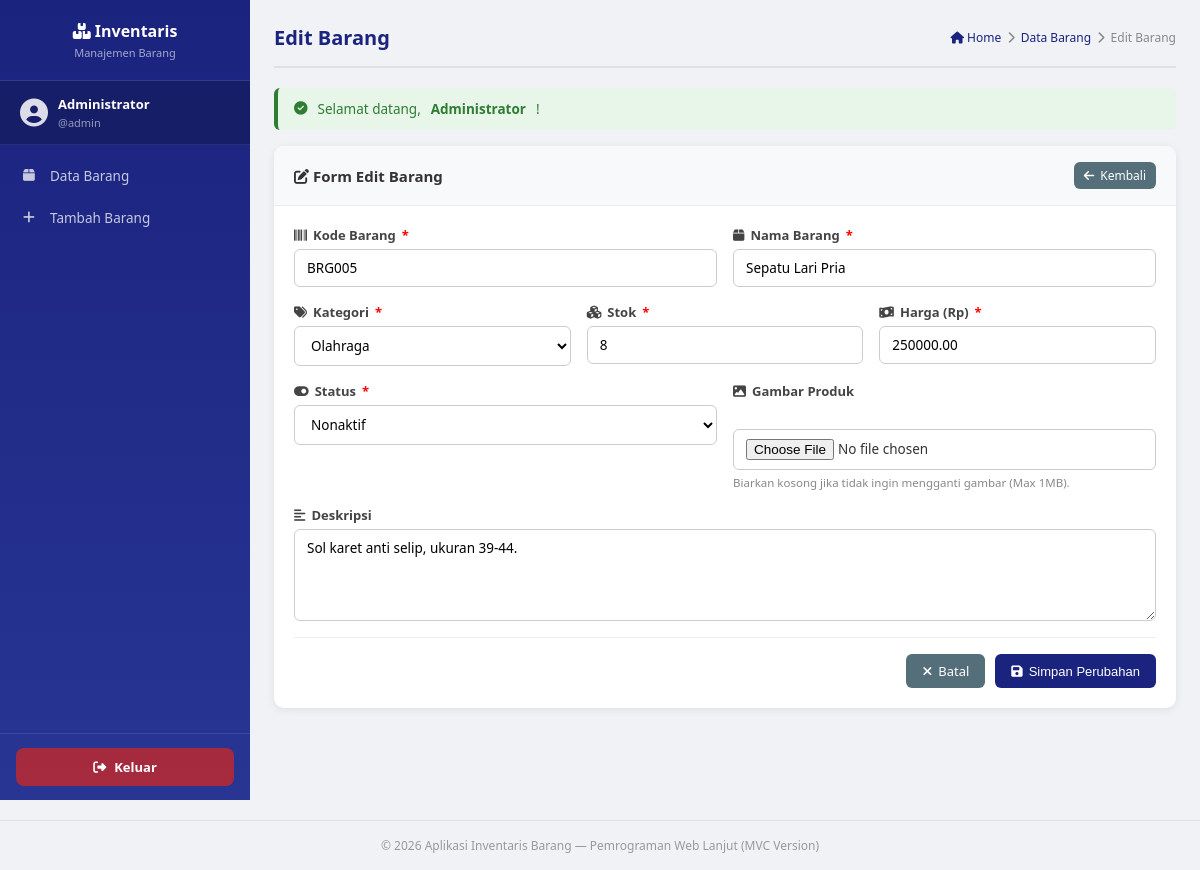
The app's page /index.php?c=barang&a=edit&id=5 (signed in) with its own data.
### tables this page shows
CREATE TABLE barang (
    id          INT(11)        NOT NULL AUTO_INCREMENT,
    kode_barang VARCHAR(20)    NOT NULL,
    nama_barang VARCHAR(100)   NOT NULL,
    kategori    VARCHAR(50)    NOT NULL,
    stok        INT(11)        NOT NULL DEFAULT 0,
    harga       DECIMAL(15,2)  NOT NULL DEFAULT 0.00,
    deskripsi   TEXT,
    status      ENUM('aktif','nonaktif') NOT NULL DEFAULT 'aktif',
    created_at  DATETIME       NOT NULL DEFAULT CURRENT_TIMESTAMP,
    updated_at  DATETIME       DEFAULT NULL ON UPDATE CURRENT_TIMESTAMP,
    PRIMARY KEY (id),
    UNIQUE KEY uq_kode_barang (kode_barang)
);

### app/controllers/BarangController.php (called while the page is built, shortened)
<?php
class BarangController {
    public function edit() {
        $id = isset($_GET['id']) ? intval($_GET['id']) : 0;
        $barangModel = new Barang();
        $barang = $barangModel->getById($id);
        require_once '../app/views/barang/edit.php';
    }
}
?>

### app/models/Barang.php (called while the page is built, shortened)
<?php
class Barang {
    private $db;
    public function __construct() {
        global $koneksi;
        $this->db = $koneksi;
    }
    public function getById($id) {
        $stmt = mysqli_prepare($this->db, "SELECT * FROM barang WHERE id = ?");
        mysqli_stmt_bind_param($stmt, "i", $id);
        mysqli_stmt_execute($stmt);
        $result = mysqli_stmt_get_result($stmt);
        return mysqli_fetch_assoc($result);
    }
}
?>

### app/views/barang/edit.php (the view, shortened to what this page needs)
<?php require_once '../app/views/layouts/header.php'; ?>
<div class="content-wrapper">
    <?php require_once '../app/views/layouts/menu.php'; ?>
    <main class="main-content">
        <div class="page-header">
            <h2>Edit Barang</h2>
            <div class="breadcrumb">
                <a href="index.php?c=barang&a=index"><i class="fas fa-home"></i> Home</a>
                <i class="fas fa-chevron-right"></i>
                <a href="index.php?c=barang&a=index">Data Barang</a>
                <i class="fas fa-chevron-right"></i>
                <span>Edit Barang</span>
            </div>
        </div>
        <?php if (isset($_SESSION['pesan'])): ?>
            <div class="alert alert-<?php echo $_SESSION['tipe'] == 'success' ? 'success' : 'error'; ?>">
                <i class="fas fa-<?php echo $_SESSION['tipe'] == 'success' ? 'check-circle' : 'exclamation-circle'; ?>"></i>
                <?php echo $_SESSION['pesan']; unset($_SESSION['pesan']); unset($_SESSION['tipe']); ?>
            </div>
        <?php endif; ?>
        <div class="content">
            <div class="card">
                <div class="card-header">
                    <h3><i class="fas fa-edit"></i> Form Edit Barang</h3>
                    <a href="index.php?c=barang&a=index" class="btn btn-secondary btn-sm">
                        <i class="fas fa-arrow-left"></i> Kembali
                    </a>
                </div>
                <div class="card-body">
                    <form method="POST" action="index.php?c=barang&a=update&id=<?php echo $barang['id']; ?>" class="form-vertical" enctype="multipart/form-data">
                        <div class="form-row">
                            <div class="form-group">
                                <label for="kode_barang"><i class="fas fa-barcode"></i> Kode Barang <span style="color:red">*</span></label>
                                <input type="text" id="kode_barang" name="kode_barang" required
                                       value="<?php echo htmlspecialchars($barang['kode_barang']); ?>">
                            </div>
                            <div class="form-group">
                                <label for="nama_barang"><i class="fas fa-box"></i> Nama Barang <span style="color:red">*</span></label>
                                <input type="text" id="nama_barang" name="nama_barang" required
                                       value="<?php echo htmlspecialchars($barang['nama_barang']); ?>">
                            </div>
                        </div>
                        <div class="form-row">
                            <div class="form-group">
                                <label for="kategori"><i class="fas fa-tags"></i> Kategori <span style="color:red">*</span></label>
                                <select id="kategori" name="kategori" required>
                                    <?php
                                    $kategori_list = ['Elektronik','Pakaian','Makanan','Minuman','Alat Tulis','Olahraga','Lainnya'];
                                    foreach ($kategori_list as $kat):
                                        $sel = ($barang['kategori'] == $kat) ? 'selected' : '';
                                    ?>
                                    <option value="<?php echo $kat; ?>" <?php echo $sel; ?>><?php echo $kat; ?></option>
                                    <?php endforeach; ?>
                                </select>
                            </div>
                            <div class="form-group">
                                <label for="stok"><i class="fas fa-cubes"></i> Stok <span style="color:red">*</span></label>
                                <input type="number" id="stok" name="stok" min="0" required
                                       value="<?php echo htmlspecialchars($barang['stok']); ?>">
                            </div>
                            <div class="form-group">
                                <label for="harga"><i class="fas fa-money-bill-wave"></i> Harga (Rp) <span style="color:red">*</span></label>
                                <input type="number" id="harga" name="harga" min="0" required
                                       value="<?php echo htmlspecialchars($barang['harga']); ?>">
                            </div>
                        </div>
                        <div class="form-row">
                            <div class="form-group">
                                <label for="status"><i class="fas fa-toggle-on"></i> Status <span style="color:red">*</span></label>
                                <select id="status" name="status" required>
                                    <option value="nonaktif" <?php echo $barang['status'] == 'nonaktif' ? 'selected' : ''; ?>>Nonaktif</option>
                                </select>
                            </div>
                            <div class="form-group">
                                <label for="gambar"><i class="fas fa-image"></i> Gambar Produk</label><br>
                                <input type="file" id="gambar" name="gambar" class="form-control" accept="image/*">
                                <small class="form-hint">Biarkan kosong jika tidak ingin mengganti gambar (Max 1MB).</small>
                            </div>
                        </div>
                        <div class="form-group">
                            <label for="deskripsi"><i class="fas fa-align-left"></i> Deskripsi</label>
                            <textarea id="deskripsi" name="deskripsi" rows="4"><?php echo htmlspecialchars($barang['deskripsi']); ?></textarea>
                        </div>
                        <div class="form-actions">
                            <a href="index.php?c=barang&a=index" class="btn btn-secondary">
                                <i class="fas fa-times"></i> Batal
                            </a>
                            <button type="submit" class="btn btn-primary">
                                <i class="fas fa-save"></i> Simpan Perubahan
                            </button>
                        </div>
                    </form>
                </div>
            </div>
        </div>
    </main>
</div>
<?php require_once '../app/views/layouts/footer.php'; ?>

### assets/css/style.css (style rules this page uses)
* { margin: 0; padding: 0; box-sizing: border-box; }
body { font-family: 'Segoe UI', Tahoma, Geneva, Verdana, sans-serif; background-color: #f0f2f5; color: #333; font-size: 14px; }
a { text-decoration: none; color: inherit; }
.content-wrapper { display: flex; min-height: 100vh; }
.main-content { flex: 1; margin-left: 250px; padding: 24px; min-height: 100vh; }
.page-header { display: flex; justify-content: space-between; align-items: center; margin-bottom: 20px; padding-bottom: 15px; border-bottom: 2px solid #e0e0e0; }
.page-header h2 { font-size: 20px; color: #1a237e; font-weight: 700; }
.breadcrumb { display: flex; align-items: center; gap: 6px; font-size: 12px; color: #888; }
.breadcrumb a { color: #1a237e; }
.card { background: #fff; border-radius: 10px; box-shadow: 0 2px 8px rgba(0,0,0,0.08); margin-bottom: 20px; overflow: hidden; }
.card-header { padding: 16px 20px; background: #f8f9fa; border-bottom: 1px solid #e9ecef; display: flex; justify-content: space-between; align-items: center; }
.card-header h3 { font-size: 15px; font-weight: 600; color: #333; }
.card-body { padding: 20px; }
.btn { display: inline-flex; align-items: center; gap: 6px; padding: 8px 16px; border-radius: 6px; border: none; cursor: pointer; font-size: 13px; font-weight: 500; transition: all 0.2s; text-decoration: none; white-space: nowrap; }
.btn-primary { background: #1a237e; color: #fff; }
.btn-secondary { background: #546e7a; color: #fff; }
.btn-sm { padding: 5px 10px; font-size: 12px; }
.form-vertical .form-row { display: grid; grid-template-columns: repeat(auto-fit, minmax(200px, 1fr)); gap: 16px; margin-bottom: 0; }
.form-group { display: flex; flex-direction: column; gap: 5px; margin-bottom: 16px; }
.form-group label { font-weight: 600; font-size: 13px; color: #444; display: flex; align-items: center; gap: 6px; }
.form-group input, .form-group select, .form-group textarea { padding: 9px 12px; border: 1px solid #ccc; border-radius: 6px; font-size: 13.5px; font-family: inherit; transition: border 0.2s; background: #fff; width: 100%; }
.form-hint { font-size: 11.5px; color: #888; }
.form-actions { display: flex; gap: 10px; justify-content: flex-end; margin-top: 10px; padding-top: 16px; border-top: 1px solid #eee; }
.alert { padding: 12px 16px; border-radius: 6px; margin-bottom: 16px; display: flex; align-items: center; gap: 10px; font-size: 13.5px; }
.alert-success { background: #e8f5e9; color: #2e7d32; border-left: 4px solid #2e7d32; }

### records on screen
barang: kode_barang "BRG005", nama_barang "Sepatu Lari Pria", stok "8", harga "250000.00", status "Nonaktif", deskripsi "Sol karet anti selip, ukuran 39-44."

### other values on screen
$_SESSION['nama'] "Administrator"
$_SESSION['username'] "admin"
$_SESSION['pesan'] "Selamat datang, Administrator !"
form field kategori "Olahraga"
